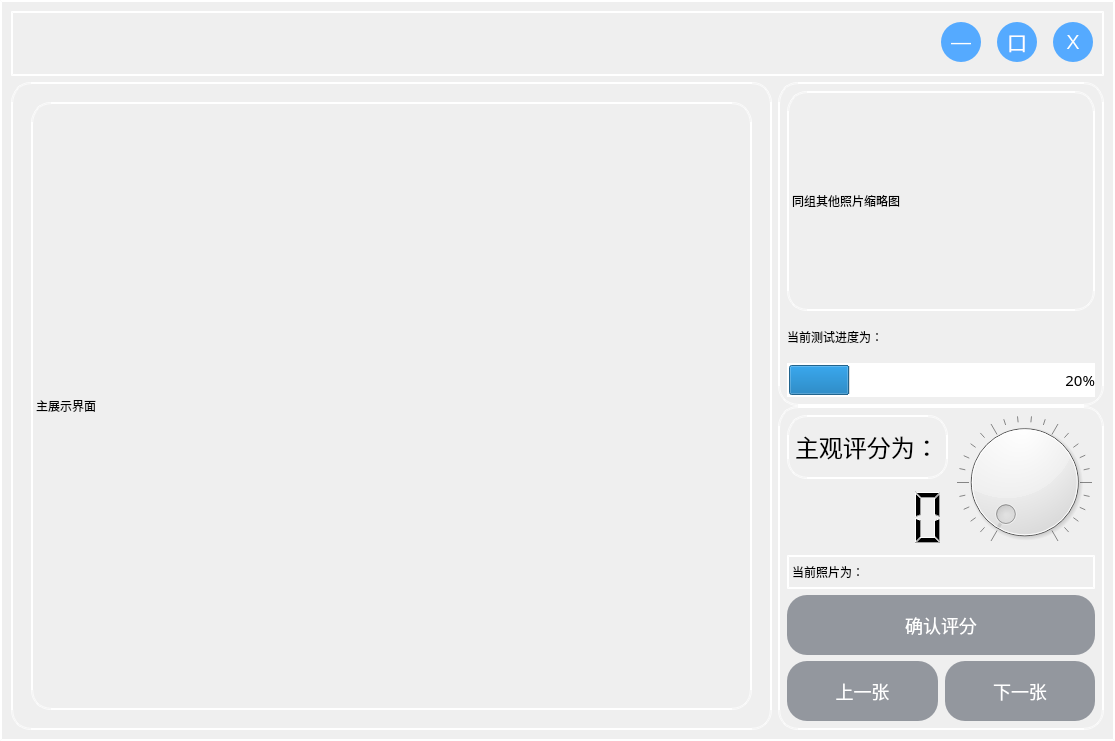
<?xml version="1.0" encoding="UTF-8"?>
<ui version="4.0">
 <class>Form</class>
 <widget class="QWidget" name="Form">
  <property name="geometry">
   <rect>
    <x>0</x>
    <y>0</y>
    <width>1115</width>
    <height>741</height>
   </rect>
  </property>
  <property name="windowTitle">
   <string>Form</string>
  </property>
  <property name="styleSheet">
   <string notr="true">border: 2px double;
border-color:rgb(255, 255, 255);</string>
  </property>
  <layout class="QVBoxLayout" name="verticalLayout_3" stretch="1,10">
   <item>
    <widget class="QWidget" name="warmup_wincontrol_widget" native="true">
     <widget class="QLineEdit" name="lineEdit">
      <property name="geometry">
       <rect>
        <x>700</x>
        <y>20</y>
        <width>140</width>
        <height>20</height>
       </rect>
      </property>
      <property name="styleSheet">
       <string notr="true">border:none;
background-color: transparent;</string>
      </property>
      <property name="readOnly">
       <bool>true</bool>
      </property>
     </widget>
     <widget class="QPushButton" name="pushButton_7">
      <property name="geometry">
       <rect>
        <x>930</x>
        <y>11</y>
        <width>40</width>
        <height>40</height>
       </rect>
      </property>
      <property name="minimumSize">
       <size>
        <width>40</width>
        <height>40</height>
       </size>
      </property>
      <property name="maximumSize">
       <size>
        <width>40</width>
        <height>40</height>
       </size>
      </property>
      <property name="font">
       <font>
        <family>Segoe UI Symbol</family>
        <pointsize>-1</pointsize>
        <weight>50</weight>
        <italic>false</italic>
        <bold>false</bold>
       </font>
      </property>
      <property name="cursor">
       <cursorShape>PointingHandCursor</cursorShape>
      </property>
      <property name="toolTip">
       <string>&lt;html&gt;&lt;head/&gt;&lt;body&gt;&lt;p&gt;最小化&lt;/p&gt;&lt;/body&gt;&lt;/html&gt;</string>
      </property>
      <property name="toolTipDuration">
       <number>700</number>
      </property>
      <property name="styleSheet">
       <string notr="true">QPushButton {
	font: 20px;
	color: rgb(255, 255, 255);
	background-color: rgb(85, 170, 255);
	border-radius: 20px;
	border: 2px;
}
QPushButton:pressed {
	background-color: rgb(78, 78, 234);
	border: 2px double;
	color: rgb(255, 255, 255);
}
QPushButton:hover {
	background-color: rgb(89, 203, 255);
}
</string>
      </property>
      <property name="text">
       <string>—</string>
      </property>
     </widget>
     <widget class="QPushButton" name="pushButton_9">
      <property name="geometry">
       <rect>
        <x>986</x>
        <y>11</y>
        <width>40</width>
        <height>40</height>
       </rect>
      </property>
      <property name="minimumSize">
       <size>
        <width>40</width>
        <height>40</height>
       </size>
      </property>
      <property name="maximumSize">
       <size>
        <width>40</width>
        <height>40</height>
       </size>
      </property>
      <property name="font">
       <font>
        <family>Segoe UI Symbol</family>
        <pointsize>-1</pointsize>
        <weight>50</weight>
        <italic>false</italic>
        <bold>false</bold>
       </font>
      </property>
      <property name="cursor">
       <cursorShape>PointingHandCursor</cursorShape>
      </property>
      <property name="toolTip">
       <string>&lt;html&gt;&lt;head/&gt;&lt;body&gt;&lt;p&gt;最大化&lt;/p&gt;&lt;/body&gt;&lt;/html&gt;</string>
      </property>
      <property name="toolTipDuration">
       <number>700</number>
      </property>
      <property name="styleSheet">
       <string notr="true">QPushButton {
	font: 20px;
	color: rgb(255, 255, 255);
	background-color: rgb(85, 170, 255);
	border-radius: 20px;
	border: 2px;
}
QPushButton:pressed {
	background-color: rgb(78, 78, 234);
	border: 2px double;
	color: rgb(255, 255, 255);
}
QPushButton:hover {
	background-color: rgb(89, 203, 255);
}
</string>
      </property>
      <property name="text">
       <string>口</string>
      </property>
     </widget>
     <widget class="QPushButton" name="pushButton_8">
      <property name="geometry">
       <rect>
        <x>1042</x>
        <y>11</y>
        <width>40</width>
        <height>40</height>
       </rect>
      </property>
      <property name="minimumSize">
       <size>
        <width>40</width>
        <height>40</height>
       </size>
      </property>
      <property name="maximumSize">
       <size>
        <width>40</width>
        <height>40</height>
       </size>
      </property>
      <property name="font">
       <font>
        <family>Segoe UI Symbol</family>
        <pointsize>-1</pointsize>
        <weight>50</weight>
        <italic>false</italic>
        <bold>false</bold>
       </font>
      </property>
      <property name="cursor">
       <cursorShape>PointingHandCursor</cursorShape>
      </property>
      <property name="toolTip">
       <string>关闭</string>
      </property>
      <property name="toolTipDuration">
       <number>700</number>
      </property>
      <property name="styleSheet">
       <string notr="true">QPushButton {
	font: 20px;
	color: rgb(255, 255, 255);
	background-color: rgb(85, 170, 255);
	border-radius: 20px;
	border: 2px;
}
QPushButton:pressed {
	background-color: rgb(78, 78, 234);
	border: 2px double;
	color: rgb(255, 255, 255);
}
QPushButton:hover {
	background-color: rgb(89, 203, 255);
}
</string>
      </property>
      <property name="text">
       <string>X</string>
      </property>
     </widget>
    </widget>
   </item>
   <item>
    <layout class="QHBoxLayout" name="horizontalLayout_3" stretch="7,3">
     <item>
      <widget class="QWidget" name="display_widget" native="true">
       <property name="styleSheet">
        <string notr="true">border-color: rgb(255, 255, 255);
border-radius: 20px;</string>
       </property>
       <layout class="QGridLayout" name="gridLayout_4">
        <property name="leftMargin">
         <number>20</number>
        </property>
        <property name="topMargin">
         <number>20</number>
        </property>
        <property name="rightMargin">
         <number>20</number>
        </property>
        <property name="bottomMargin">
         <number>20</number>
        </property>
        <item row="0" column="1">
         <widget class="QLabel" name="label_4">
          <property name="maximumSize">
           <size>
            <width>16777215</width>
            <height>16777215</height>
           </size>
          </property>
          <property name="text">
           <string>主展示界面</string>
          </property>
         </widget>
        </item>
       </layout>
      </widget>
     </item>
     <item>
      <layout class="QVBoxLayout" name="tool_widget" stretch="1,1">
       <property name="spacing">
        <number>0</number>
       </property>
       <item>
        <widget class="QWidget" name="thumbnail_widget" native="true">
         <property name="maximumSize">
          <size>
           <width>500</width>
           <height>16777215</height>
          </size>
         </property>
         <property name="styleSheet">
          <string notr="true">border-radius:20px;</string>
         </property>
         <layout class="QVBoxLayout" name="verticalLayout">
          <item>
           <widget class="QLabel" name="Thumbnail_pic_lb">
            <property name="minimumSize">
             <size>
              <width>290</width>
              <height>0</height>
             </size>
            </property>
            <property name="maximumSize">
             <size>
              <width>600</width>
              <height>16777215</height>
             </size>
            </property>
            <property name="styleSheet">
             <string notr="true">border-radius:20px;</string>
            </property>
            <property name="text">
             <string>同组其他照片缩略图</string>
            </property>
           </widget>
          </item>
          <item>
           <widget class="QLabel" name="Thumbnail_info_lb">
            <property name="minimumSize">
             <size>
              <width>291</width>
              <height>25</height>
             </size>
            </property>
            <property name="maximumSize">
             <size>
              <width>600</width>
              <height>40</height>
             </size>
            </property>
            <property name="font">
             <font>
              <family>黑体</family>
             </font>
            </property>
            <property name="styleSheet">
             <string notr="true">border:none;</string>
            </property>
            <property name="text">
             <string>当前测试进度为：</string>
            </property>
           </widget>
          </item>
          <item>
           <widget class="QProgressBar" name="progressBar">
            <property name="font">
             <font>
              <family>黑体</family>
              <pointsize>11</pointsize>
             </font>
            </property>
            <property name="styleSheet">
             <string notr="true">border-radius:20px;</string>
            </property>
            <property name="value">
             <number>20</number>
            </property>
            <property name="alignment">
             <set>Qt::AlignRight|Qt::AlignTrailing|Qt::AlignVCenter</set>
            </property>
            <property name="textVisible">
             <bool>true</bool>
            </property>
            <property name="orientation">
             <enum>Qt::Horizontal</enum>
            </property>
            <property name="invertedAppearance">
             <bool>false</bool>
            </property>
            <property name="textDirection">
             <enum>QProgressBar::BottomToTop</enum>
            </property>
           </widget>
          </item>
         </layout>
        </widget>
       </item>
       <item>
        <widget class="QWidget" name="get_score_and_goback_widget" native="true">
         <property name="minimumSize">
          <size>
           <width>290</width>
           <height>0</height>
          </size>
         </property>
         <property name="maximumSize">
          <size>
           <width>600</width>
           <height>16777215</height>
          </size>
         </property>
         <property name="styleSheet">
          <string notr="true">border-radius: 20px;</string>
         </property>
         <layout class="QVBoxLayout" name="verticalLayout_2" stretch="4,1,2,2">
          <item>
           <layout class="QGridLayout" name="gridLayout_2">
            <item row="0" column="0">
             <widget class="QLabel" name="label_3">
              <property name="font">
               <font>
                <family>黑体</family>
                <pointsize>18</pointsize>
                <weight>50</weight>
                <italic>false</italic>
                <bold>false</bold>
               </font>
              </property>
              <property name="styleSheet">
               <string notr="true">background-color: transparent;
border-radius:20px;
</string>
              </property>
              <property name="text">
               <string>主观评分为：</string>
              </property>
             </widget>
            </item>
            <item row="0" column="1" rowspan="2">
             <widget class="QDial" name="show_score_dial">
              <property name="cursor">
               <cursorShape>PointingHandCursor</cursorShape>
              </property>
              <property name="styleSheet">
               <string notr="true"/>
              </property>
              <property name="notchesVisible">
               <bool>true</bool>
              </property>
             </widget>
            </item>
            <item row="1" column="0">
             <widget class="QLCDNumber" name="show_score_lcd">
              <property name="styleSheet">
               <string notr="true">border: none;</string>
              </property>
              <property name="segmentStyle">
               <enum>QLCDNumber::Filled</enum>
              </property>
             </widget>
            </item>
           </layout>
          </item>
          <item>
           <widget class="QLabel" name="label">
            <property name="minimumSize">
             <size>
              <width>0</width>
              <height>25</height>
             </size>
            </property>
            <property name="maximumSize">
             <size>
              <width>600</width>
              <height>40</height>
             </size>
            </property>
            <property name="font">
             <font>
              <family>黑体</family>
             </font>
            </property>
            <property name="styleSheet">
             <string notr="true">border-radius: 20px;</string>
            </property>
            <property name="text">
             <string>当前照片为：</string>
            </property>
           </widget>
          </item>
          <item>
           <widget class="QPushButton" name="get_score_of_this_picture">
            <property name="minimumSize">
             <size>
              <width>0</width>
              <height>60</height>
             </size>
            </property>
            <property name="maximumSize">
             <size>
              <width>600</width>
              <height>16777215</height>
             </size>
            </property>
            <property name="font">
             <font>
              <family>黑体</family>
              <pointsize>-1</pointsize>
              <weight>50</weight>
              <italic>false</italic>
              <bold>false</bold>
             </font>
            </property>
            <property name="styleSheet">
             <string notr="true">QPushButton {
	font: 18px;
	color: rgb(255, 255, 255);
	background-color: rgb(147, 151, 158);
	border-radius: 20px;
	border: 2px;
}
QPushButton:pressed {
	background-color: rgb(68, 68, 66);
	border: 2px double;
}
QPushButton:hover {
	background-color: rgb(141, 141, 151);
}</string>
            </property>
            <property name="text">
             <string>确认评分</string>
            </property>
           </widget>
          </item>
          <item>
           <layout class="QHBoxLayout" name="horizontalLayout_2">
            <property name="spacing">
             <number>7</number>
            </property>
            <property name="sizeConstraint">
             <enum>QLayout::SetDefaultConstraint</enum>
            </property>
            <property name="leftMargin">
             <number>0</number>
            </property>
            <property name="topMargin">
             <number>0</number>
            </property>
            <item>
             <widget class="QPushButton" name="pushButton_3">
              <property name="minimumSize">
               <size>
                <width>0</width>
                <height>60</height>
               </size>
              </property>
              <property name="font">
               <font>
                <family>黑体</family>
                <pointsize>-1</pointsize>
                <weight>50</weight>
                <italic>false</italic>
                <bold>false</bold>
               </font>
              </property>
              <property name="styleSheet">
               <string notr="true">QPushButton {
	font: 18px;
	color: rgb(255, 255, 255);
	background-color: rgb(147, 151, 158);
	border-radius: 20px;
	border: 2px;
}
QPushButton:pressed {
	background-color: rgb(68, 68, 66);
	border: 2px double;
}
QPushButton:hover {
	background-color: rgb(141, 141, 151);
}</string>
              </property>
              <property name="text">
               <string>上一张</string>
              </property>
             </widget>
            </item>
            <item>
             <widget class="QPushButton" name="pushButton_2">
              <property name="minimumSize">
               <size>
                <width>0</width>
                <height>60</height>
               </size>
              </property>
              <property name="font">
               <font>
                <family>黑体</family>
                <pointsize>-1</pointsize>
                <weight>50</weight>
                <italic>false</italic>
                <bold>false</bold>
               </font>
              </property>
              <property name="styleSheet">
               <string notr="true">QPushButton {
	font: 18px;
	color: rgb(255, 255, 255);
	background-color: rgb(147, 151, 158);
	border-radius: 20px;
	border: 2px;
}
QPushButton:pressed {
	background-color: rgb(68, 68, 66);
	border: 2px double;
}
QPushButton:hover {
	background-color: rgb(141, 141, 151);
}</string>
              </property>
              <property name="text">
               <string>下一张</string>
              </property>
             </widget>
            </item>
           </layout>
          </item>
         </layout>
        </widget>
       </item>
      </layout>
     </item>
    </layout>
   </item>
  </layout>
 </widget>
 <resources/>
 <connections/>
</ui>
